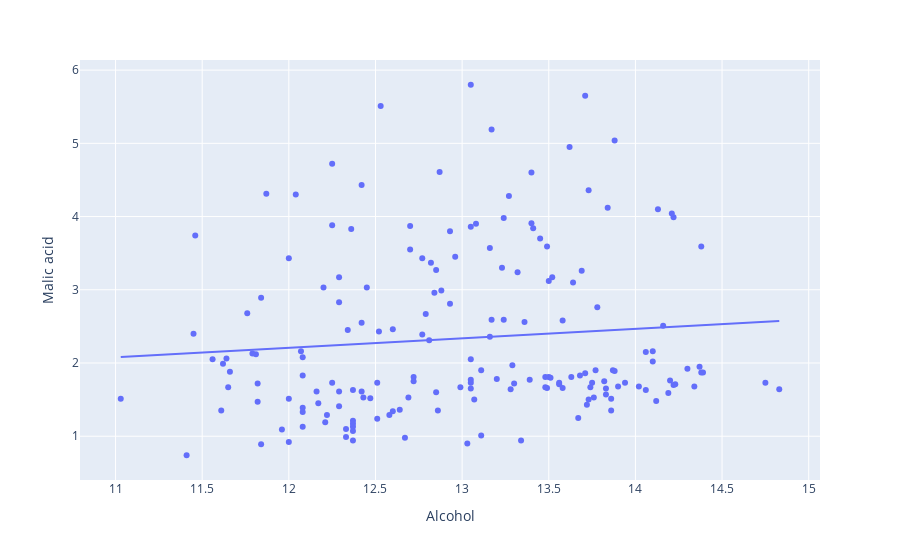

Notebook code cell kept with this figure:
### Code cell
import plotly.express as px
px.scatter(df , x = 'Alcohol' , y ='Malic acid' , trendline = 'ols')

### Figure 1 — Plotly figure (JSON) as saved in the notebook; plotly's stock layout.template omitted (floating-point values rounded to 4 significant figures; data arrays with more than 128 entries replaced by an {"elided": "..."} marker saying what was removed)
{"data": [{"hovertemplate": "Alcohol=%{x}<br>Malic acid=%{y}<extra></extra>", "legendgroup": "", "marker": {"color": "#636efa", "symbol": "circle"}, "mode": "markers", "name": "", "orientation": "v", "showlegend": false, "type": "scatter", "x": {"elided": "178 float values"}, "xaxis": "x", "y": {"elided": "178 float values"}, "yaxis": "y"}, {"hovertemplate": "<b>OLS trendline</b><br>Malic acid = 0.129899 * Alcohol + 0.647586<br>R<sup>2</sup>=0.008911<br><br>Alcohol=%{x}<br>Malic acid=%{y} <b>(trend)</b><extra></extra>", "legendgroup": "", "marker": {"color": "#636efa", "symbol": "circle"}, "mode": "lines", "name": "", "showlegend": false, "type": "scatter", "x": {"elided": "178 float values"}, "xaxis": "x", "y": {"elided": "178 float values"}, "yaxis": "y"}], "layout": {"legend": {"tracegroupgap": 0}, "margin": {"t": 60}, "xaxis": {"anchor": "y", "domain": [0, 1], "title": {"text": "Alcohol"}}, "yaxis": {"anchor": "x", "domain": [0, 1], "title": {"text": "Malic acid"}}}}
